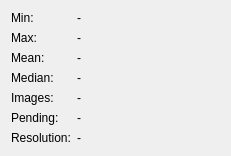
  <widget class="QWidget" name="layoutWidget">
   <property name="geometry">
    <rect>
     <x>10</x>
     <y>570</y>
     <width>231</width>
     <height>141</height>
    </rect>
   </property>
   <layout class="QFormLayout" name="formLayout">
    <property name="fieldGrowthPolicy">
     <enum>QFormLayout::AllNonFixedFieldsGrow</enum>
    </property>
    <item row="1" column="0">
     <widget class="QLabel" name="label_2">
      <property name="text">
       <string>Min:</string>
      </property>
     </widget>
    </item>
    <item row="1" column="1">
     <widget class="QLabel" name="labelMin">
      <property name="text">
       <string>-</string>
      </property>
     </widget>
    </item>
    <item row="2" column="0">
     <widget class="QLabel" name="label">
      <property name="text">
       <string>Max:</string>
      </property>
     </widget>
    </item>
    <item row="2" column="1">
     <widget class="QLabel" name="labelMax">
      <property name="text">
       <string>-</string>
      </property>
     </widget>
    </item>
    <item row="3" column="0">
     <widget class="QLabel" name="label_4">
      <property name="text">
       <string>Mean:</string>
      </property>
     </widget>
    </item>
    <item row="3" column="1">
     <widget class="QLabel" name="labelMean">
      <property name="text">
       <string>-</string>
      </property>
     </widget>
    </item>
    <item row="4" column="0">
     <widget class="QLabel" name="label_3">
      <property name="text">
       <string>Median:</string>
      </property>
     </widget>
    </item>
    <item row="4" column="1">
     <widget class="QLabel" name="labelMedian">
      <property name="text">
       <string>-</string>
      </property>
     </widget>
    </item>
    <item row="5" column="0">
     <widget class="QLabel" name="label_5">
      <property name="text">
       <string>Images: </string>
      </property>
     </widget>
    </item>
    <item row="5" column="1">
     <widget class="QLabel" name="labelImagesInRAM">
      <property name="text">
       <string>-</string>
      </property>
     </widget>
    </item>
    <item row="7" column="0">
     <widget class="QLabel" name="label_9">
      <property name="text">
       <string>Resolution:</string>
      </property>
     </widget>
    </item>
    <item row="7" column="1">
     <widget class="QLabel" name="labelResolution">
      <property name="text">
       <string>-</string>
      </property>
     </widget>
    </item>
    <item row="6" column="0">
     <widget class="QLabel" name="label_19">
      <property name="text">
       <string>Pending: </string>
      </property>
     </widget>
    </item>
    <item row="6" column="1">
     <widget class="QLabel" name="labelImagesPending">
      <property name="text">
       <string>-</string>
      </property>
     </widget>
    </item>
   </layout>
  </widget>
